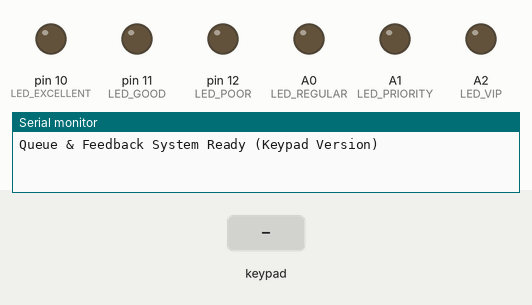
Simulated run of this sketch. Board: Arduino Uno, built with avr-gcc and run on an emulated ATmega328P. Parts: output pins drawn as LEDs (lit = HIGH), the last lines printed to the serial monitor. The inputs (shaded band) are chosen by the test bench.

Above: at 1.2 s.
1.3 s: keypad keys 9 8 7 6 pressed 0.4 s apart
At 2.3 s:
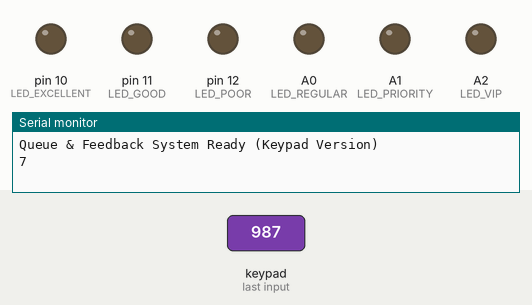
4.4 s: key 'B' pressed
At 5.1 s:
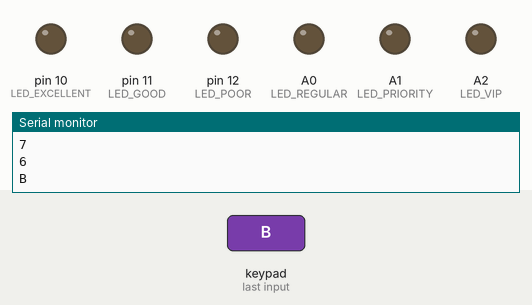
5.9 s: key 'C' pressed
At 6.3 s:
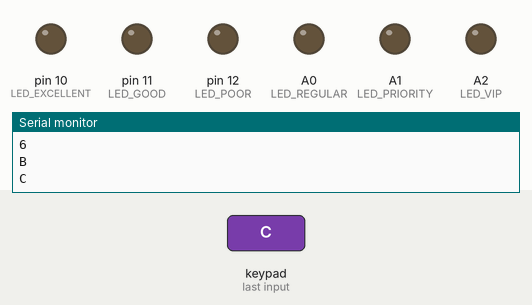
7.4 s: keypad keys 9 8 7 6 D pressed 0.4 s apart
At 8.41 s:
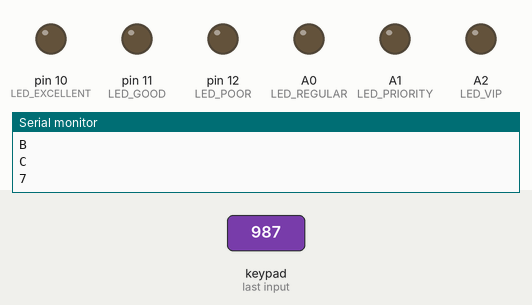
10.9 s: keypad keys 5 4 3 2 A pressed 0.4 s apart
At 11.11 s:
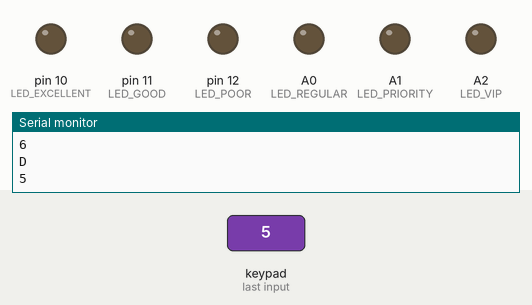
Timing chart, 0 to 13.9 s (numbered marks = the images above; inputs shaded):
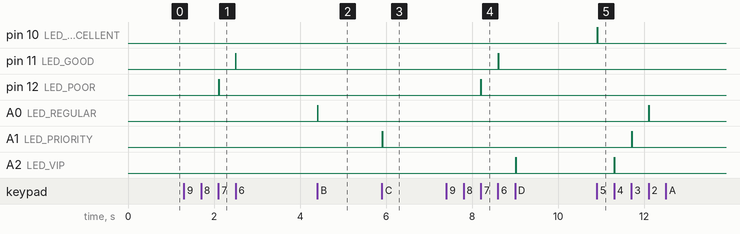

Measured:
- after the input at 1.3 s, pin 11 (LED_GOOD): LOW → HIGH after 1.2 s, → LOW 0.01 s later; pin 12 (LED_POOR): LOW → HIGH after 0.81 s, → LOW 0.01 s later
- after the input at 4.4 s, A0 (LED_REGULAR): LOW → HIGH at once, → LOW 0.01 s later
- after the input at 5.9 s, A1 (LED_PRIORITY): LOW → HIGH at once, → LOW 0.01 s later
- after the input at 7.4 s, pin 11 (LED_GOOD): LOW → HIGH after 1.2 s, → LOW 0.01 s later; pin 12 (LED_POOR): LOW → HIGH after 0.80 s, → LOW 0.01 s later; A2 (LED_VIP): LOW → HIGH after 1.6 s, → LOW 0.01 s later
- after the input at 10.9 s, pin 10 (LED_EXCELLENT): LOW → HIGH at once, → LOW 0.01 s later; A0 (LED_REGULAR): LOW → HIGH after 1.2 s, → LOW 0.01 s later; A1 (LED_PRIORITY): LOW → HIGH after 0.81 s, → LOW 0.01 s later; A2 (LED_VIP): LOW → HIGH after 0.41 s, → LOW 0.01 s later

The sketch:

DEMOQUEUEKEYPAD.ino
```cpp
#include <Keypad.h>

// with A B C D input

// LED output pins
const int LED_REGULAR   = A0;
const int LED_PRIORITY  = A1;
const int LED_VIP       = A2;
const int LED_EXCELLENT = 10;
const int LED_GOOD      = 11;
const int LED_POOR      = 12;
const int LED_A      = 13;
const int LED_B      = 14;
const int LED_C      = 15;
const int LED_D      = 16;


// Timing control
unsigned long ledOnTime = 0;
unsigned long ledDuration = 0;
int currentLED = -1;

// Keypad setup
const byte ROWS = 4;
const byte COLS = 4;

char keys[ROWS][COLS] = {
  { '1', '2', '3', 'A' },
  { '4', '5', '6', 'B' },
  { '7', '8', '9', 'C' },
  { '*', '0', '#', 'D' }
};

byte rowPins[ROWS] = {9, 8, 7, 6};
byte colPins[COLS] = {5, 4, 3, 2};

Keypad keypad = Keypad(makeKeymap(keys), rowPins, colPins, ROWS, COLS);

void setup() {
  Serial.begin(9600);

  // Setup LED pins as outputs
  pinMode(LED_REGULAR, OUTPUT);
  pinMode(LED_PRIORITY, OUTPUT);
  pinMode(LED_VIP, OUTPUT);
  pinMode(LED_EXCELLENT, OUTPUT);
  pinMode(LED_GOOD, OUTPUT);
  pinMode(LED_POOR, OUTPUT);

  // Ensure all LEDs are off
  digitalWrite(LED_REGULAR, LOW);
  digitalWrite(LED_PRIORITY, LOW);
  digitalWrite(LED_VIP, LOW);
  digitalWrite(LED_EXCELLENT, LOW);
  digitalWrite(LED_GOOD, LOW);
  digitalWrite(LED_POOR, LOW);

  Serial.println("Queue & Feedback System Ready (Keypad Version)");
}

void loop() {
  char key = keypad.getKey();

  if (key && currentLED == -1) {
    switch (key) {
      case '2': activateLED(LED_REGULAR, 10, "2"); break;
      case '3': activateLED(LED_PRIORITY, 10, "3"); break;
      case '4': activateLED(LED_VIP, 10, "4"); break;
      case '5': activateLED(LED_EXCELLENT, 10, "5"); break;
      case '6': activateLED(LED_GOOD, 10, "6"); break;
      case '7': activateLED(LED_POOR, 10, "7"); break;
      case 'A': activateLED(LED_A, 10, "A"); break;
      case 'B': activateLED(LED_B, 10, "B"); break;
      case 'C': activateLED(LED_C, 10, "C"); break;
      case 'D': activateLED(LED_D, 10, "D"); break;
    }
  }

  // Turn off LED after duration
  if (currentLED != -1 && millis() - ledOnTime >= ledDuration) {
    digitalWrite(currentLED, LOW);
    currentLED = -1;
  }
}

// Helper function to activate LED
void activateLED(int ledPin, int duration, const char* label) {
  digitalWrite(ledPin, HIGH);
  ledOnTime = millis();
  ledDuration = duration;
  currentLED = ledPin;

  // Optional: print to serial
  Serial.println(label);
}
```
